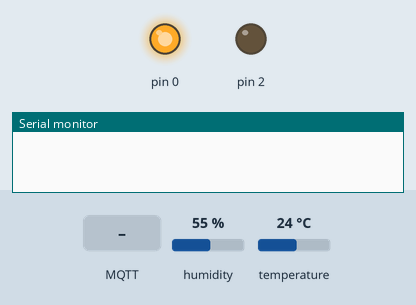
Simulated run of this sketch. Board: Arduino Uno, built for the host (arithmetic inside an expression is 32-bit, double 64-bit). On the bench: output pins drawn as LEDs (lit = HIGH), the last lines printed to the serial monitor. Inputs (shaded band) come from the test bench; at power-on: humidity 55 %, temperature 24 °C. No MQTT or app messages arrive unless stated.

Above: at 2.3 s.
2.4 s: MQTT message "on" arrives on the first subscribed topic
At 3.6 s:
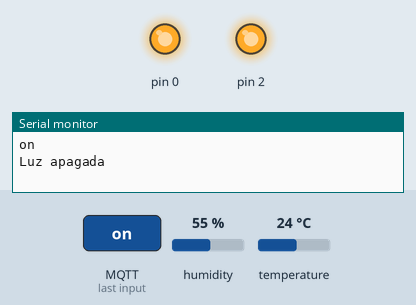
3.9 s: MQTT message "on" arrives on the second subscribed topic
At 4.9 s:
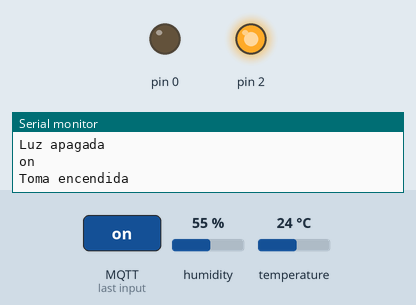
Timing chart, 0 to 6.9 s (numbered marks = the images above; inputs shaded):
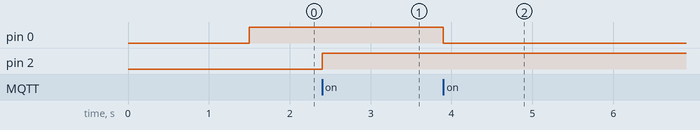

Measured:
- after the input at 2.4 s, pin 2: LOW → HIGH at once
- after the input at 3.9 s, pin 0: HIGH → LOW at once

The sketch:

MODULOX.ino
```cpp
//NOMBRE: MODULOX
//AUTOR1: Mercado Agustin
//AUTOR2: Delgado Facundo
//MATERIA: Tecnicas Digitales 2
//INSTITUCION: Universidad Blas Pascal
//FECHA ULTIMA ACTUALIZACION: 19/11/2019


#include "EspMQTTClient.h"
#include <DHT.h>
#define DHTPIN 15
#define DHTTYPE DHT11
DHT dht(DHTPIN, DHTTYPE);

//Variables globales
int temp1 = 0;
int temp2 = 1;
long lastMsg = 0;
char msg[25];

//topicos
// temperatura - "room/temp"
// luz - "room/ligth" - on/off
// toma - "room/swich" on/off
//mensaje de estado - "data/state"
EspMQTTClient client(
//"Depto-Mercado-2.4G",
//"P1111111P",
  //"Mercado Ale-2.4G",
  //"154305177",
  "UBP",
  "pascal25",
  //"soldier.cloudmqtt.com",  // MQTT Broker server ip
  "xxxxxxxx",  // MQTT Broker server ip
  //"MODULOX",   // Can be omitted if not needed
  "web_client",   // Can be omitted if not needed
  //"admin",   // Can be omitted if not needed
  "xxxxxx",   // Can be omitted if not needed
  "MODULOX",      // Client name that uniquely identify your device
  //18629              // The MQTT port, default to 1883. this line can be omitted
  1883              // The MQTT port, default to 1883. this line can be omitted
);

void setup() {
 dht.begin();
  pinMode(2,OUTPUT);
   pinMode(0,OUTPUT);
  // digitalWrite(0,LOW);
  Serial.begin(115200);

  client.enableDebuggingMessages(); // habilita los mensajes por el puerto serie
}

void onConnectionEstablished() {
  digitalWrite(0,HIGH);


  client.subscribe("room/light", [] (const String &payload)  {
    Serial.println(payload);


    if(payload[1]== 'f')////////condicion que enciende la luz
    {
      Serial.println("Luz encendida");
      digitalWrite(2,LOW);
    }


    if(payload[1] == 'n')//////////condicion que apaga la luz
    {
     Serial.println("Luz apagada");
     digitalWrite(2,HIGH);
     }
  });

  client.subscribe("room/switch", [] (const String &payload)  {
    Serial.println(payload);


    if(payload[1]== 'n')////////condicion que enciende la luz
    {
      Serial.println("Toma encendida");
      digitalWrite(0,LOW);
    }


    if(payload[1] == 'f')//////////condicion que apaga la luz
    {
     Serial.println("Toma apagado");
     digitalWrite(0,HIGH);
     }
  });

  client.publish("data/state", "Conexion establecida\nEnviando y recibiendo datos...");
  client.publish("temp", msg);////ENVIO DE DATOS DE TEMPERATURA
}

void loop() {
  //digitalWrite(0,LOW);
  //float t;


  client.loop();

long now = millis();

if (now - lastMsg > 5000)
{

lastMsg = now;

temp1++;

temp2++;
// Read temperature as Celsius (the default)
float t = dht.readTemperature();
// Check if any reads failed and exit early (to try again).

if (isnan(t)) {

Serial.println(F("Error al leer sensor DHT!"));

return;

}
String to_send = String(t,1);

to_send.toCharArray(msg, 25);
Serial.print("La temperatura actual es: ");

Serial.println(msg);

client.publish("room/temp", msg);////ENVIO DE DATOS DE TEMPERATURA
client.publish("data/state", "Conexion establecida\nEnviando y recibiendo datos...");
}
}
```
